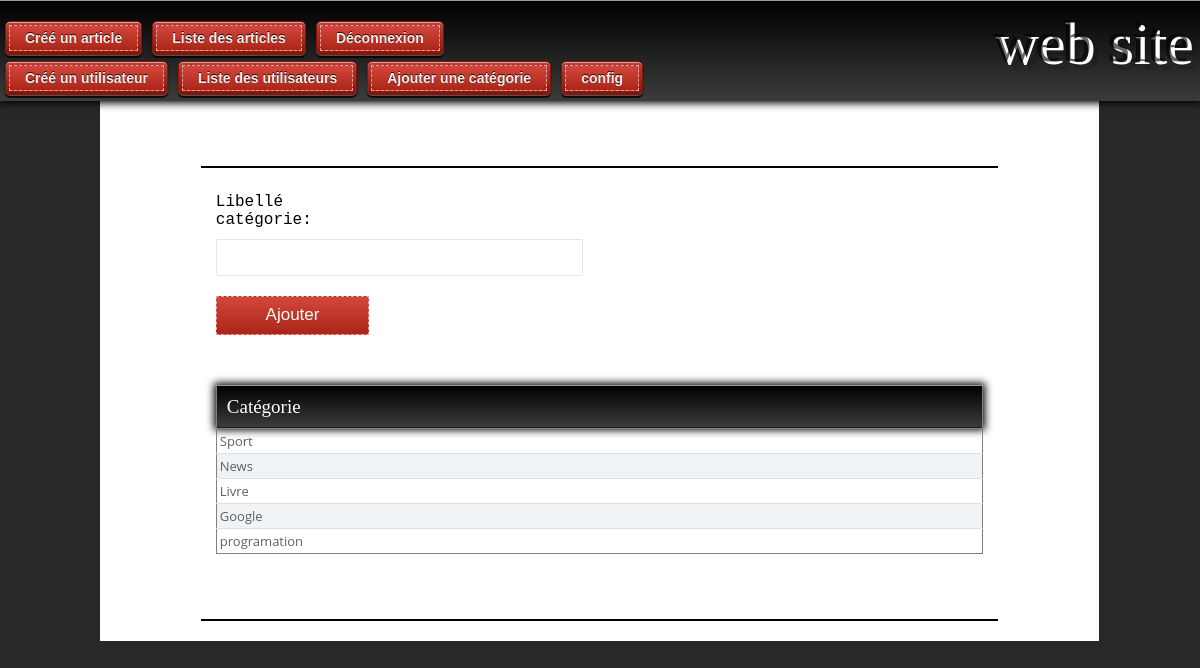
/admin.php?p=addCategorie (signed in), run on the app's committed database.
### tables this page shows
CREATE TABLE IF NOT EXISTS `config` (
  `WEBSITENAME` varchar(20) DEFAULT NULL
);

CREATE TABLE IF NOT EXISTS `categorie` (
  `id` int(11) NOT NULL AUTO_INCREMENT,
  `categorie` varchar(255) DEFAULT NULL,
  PRIMARY KEY (`id`)
);

### functions/Database.php (called while the page is built, shortened)
<?php
class Database{
        private $datab;
         public function __construct($username="root",$password="",$host="localhost",$dbname="blog",$option = []){
                      $dsn = 'mysql:dbname='.$dbname.';charset=utf8;host='.$host;
                       try {
                             $this->datab = new PDO($dsn, $username, $password);
                           $this->datab->setAttribute(PDO::ATTR_ERRMODE, PDO::ERRMODE_WARNING);
                        }
                        catch (PDOException $e) {
                            throw new Exception($e->getMessage());
                        }
       }
          public function getRow($query,$param = []){
          try {
          	    $stmt = $this->datab->prepare($query);
          	    $stmt->execute($param);
                return $stmt->fetch();
          } catch (PDOException $e) {
          	throw new Exception($e->getMessage());
          }
       }
       public function getRows($query,$param = []){
        try {
          	    $stmt = $this->datab->prepare($query);
          	    $stmt->execute($param);
                return $stmt->fetchAll();
          } catch (PDOException $e) {
          	throw new Exception($e->getMessage());
          }
       }
}

### pages/admin/addCategorie.php (the view, shortened to what this page needs)
<main>
<?php
$db = new Database();
$rows = $db->getRows("select * from categorie");
?>
<div id="conteneur">
    <form method="post">
        <div class="frm-group">
            <label>Libellé catégorie:</label>
        </div>
        <div class="frm-group">
            <input class="input-text" type="text" name="categorie"/>
        </div>
        <div class="frm-group">
            <input type="submit" name="addCat" class="btn" value="Ajouter"/>
        </div>
    </form>
    <table id="tableAdmin" border="1">
        <thead>
        <tr>
            <th>Catégorie</th>
        </tr>
        </thead>
        <tbody>
        <?php foreach($rows as $row){  ?>
            <tr>
                <td>
                    <?=  $row["categorie"];  ?>
                </td>
            </tr>
        <?php }  ?>
        </tbody>
    </table>
    </div>
    </main>

### body/admin/topbar.php (shortened to what this page needs)
<?php
$db = new Database();
              $row = $db->getRow("select WEBSITENAME from config");
if(isset($_SESSION["admin"]) && $_SESSION["admin"]["estAdmin"]==1){
?>
<header id="header1">
    <nav id="admin">
       <ul>
           <li><a href="admin.php?p=addArticle"><span>Créé un article</span></a></li>
           <li><a href="admin.php?p=listArticle"><span>Liste des articles</span></a></li>
           <li><a href="admin.php?p=logout"><span>Déconnexion</span></a></li>
       </ul>
    </nav>
    <nav id="admin">
        <ul>
            <li><a href="admin.php?p=createModo"><span>Créé un utilisateur</<span></a></li>
            <li><a href="admin.php?p=listeUtilisateur"><span>Liste des utilisateurs</span></a></li>
            <li><a href="admin.php?p=addCategorie"><span>Ajouter une catégorie</span></a></li>
            <li><a href="admin.php?p=config"><span>config</span></a></li>
        </ul>
    </nav>
<div class="logo">
            <h2><?php echo $row[0]; ?></h2>
        </div>
</header>
<?php }
 ?>

### assets/admin/admin.css (style rules this page uses)
* { margin: 0; }
div.logo { position: absolute; top: 10px; right: 10px; width: auto; height: 90px; padding: auto; }
div.logo h2 { font-size: 60px; color: rgba(0,0,0,0.6); text-shadow: 4px 3px 0px #fff, 9px 8px 0px rgba(0,0,0,0.15); }
body { background-color: #282828; width: 99.9%; }
main { width: 80%; clear: both; height: auto !important; background-color: #FFF; margin: 8% auto 10px auto; padding: 20px 20px 20px 20px; }
.frm-group { width: 100%; margin: 10px 0 10px 0; }
.frm-group label { display: inline-block; width: 20%; font-family: Courier,Tahoma; }
.input-text { display: block; width: 56%; height: 36px; border-radius: 7px; border:none; font-family: Courier,Tahoma; padding-left: 5px; }
.btn { height: 27px; margin-top: 10px; }
#header1 { position: fixed; top: 0; width: 100%; height: 80px; background: linear-gradient(#000,#3c3c3c); padding: 20px 0 0 0; box-shadow: 0px 0px 8px 2px #000; border-top: 1px solid #999; }
nav { width: 100%; height: 40px; }
nav ul { padding: 0; margin: 0; list-style: none; }
nav li { float: left; }
nav a { float: left; color: #eee; margin: 0 5px; padding: 3px; text-decoration: none; border: 1px solid #831608; font: bold 14px Arial, Helvetica; background-color: #831608; background-image: linear-gradient(#bb413b, #831608); border-radius: 5px; text-shadow: 0 -1px 0 rgba(0,0,0,.8); box-shadow: 0 1px 0 rgba(255, 255, 255, 0.3), 0 3px 0 rgba(0, 0, 0, 0.7), 0 2px 2px rgba(0, 0, 0, 0.5), 0 1px 0 rgba(255, 255, 255, 0.5) inset; }
nav span { border: 1px dashed #eba1a3; display: inline-block; padding: 4px 15px; cursor: pointer; background-color: #bb413b; background-image: linear-gradient(#d4463c, #aa2618); }
header { margin-bottom: 70px; }
#conteneur { width: 80%; padding: 15px; border-bottom: 2px solid black; border-top: 2px solid black; margin: auto; margin-top: 50px; background-color:#FFF ; height: auto; }
input[type="text"],input[type="password"],textarea,select.input-text { border: 1px solid #000; padding-left: 10px; width: 45%; height: 15px; line-height: 1em; border-radius:2px; transition: background-color 0.2s ease-in-out, border-color 0.2s ease-in-out; appearance: none; background: none; background-color: #fff; border: solid 1px rgba(124, 128, 129, 0.2); color: inherit; display: inline-block; padding: 0.75em; text-decoration: none; outline: 0; }
input[type="submit"] { margin-right: 13px; width: 20%; height: 39px; font-size: 17px; border: solid 1px rgba(124, 128, 129, 0.2); text-decoration: none; border-radius: 50% background-color: #BB413B; border: 1px dashed #eba1a3; background-image: linear-gradient(#d4463c, #aa2618); color: #fff; cursor: pointer; }
h2 { font-size:1em; font-weight: 300; text-align: center; display: block; line-height:1em; padding-bottom: 2em; color: #FB667A; }
#tableAdmin { width: 100%; border-collapse: collapse; }
#tableAdmin td { padding: 3px; }
table { border-collapse: separate; background:#fff; width: 95px; margin:50px auto; }
thead th { font-size:19px; font-weight:400; color:#fff; text-align:left; padding:10px; background: linear-gradient(#000,#3c3c3c); box-shadow: 0px 0px 8px 2px #000; border-top: 1px solid #999; }
tbody tr td { font-family: 'Open Sans', sans-serif; font-weight:400; color:#5f6062; padding:10px; font-size:13px; padding:20px 20px 20px 20px; border-bottom:1px solid #e0e0e0; }
tbody tr:nth-child(2n) { background:#f0f3f5; }
tbody tr:last-child td { border-bottom:none; }

### data on the page
config: WEBSITENAME "web site"
categorie: categorie "Sport"
categorie: categorie "News"
categorie: categorie "Livre"
categorie: categorie "Google"
categorie: categorie "programation"
